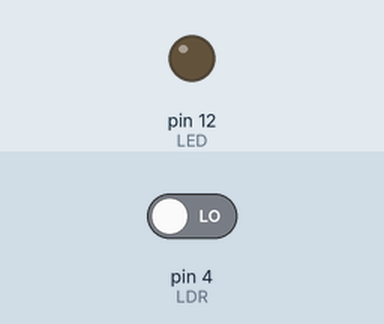
Simulated run of this sketch. Board: Arduino Uno, built with avr-gcc and run on an emulated ATmega328P. Shown: output pins drawn as LEDs (lit = HIGH). Inputs (shaded band) come from the test bench; at power-on: pin 4 (LDR) LOW.

Above: at 1.2 s.
1.3 s: pin 4 (LDR) driven HIGH
At 1.7 s:
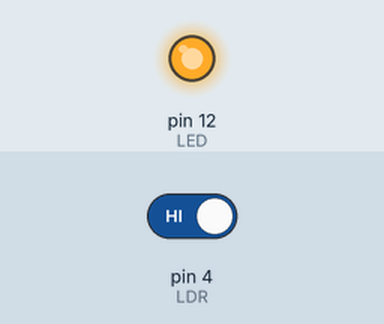
Timing chart, 0 to 4.3 s (numbered marks = the images above; inputs shaded):
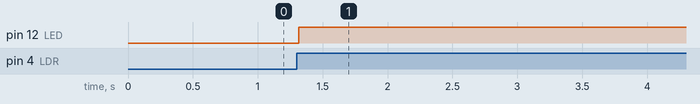

The sketch:

arduino.ino
```cpp
#include <SoftwareSerial.h>

SoftwareSerial serial(6, 7);

const int LED = 12;
const int LDR = 4;

int last_state;

void setup() {
  serial.begin(9600);
  pinMode(LED , OUTPUT);
  pinMode(4, INPUT);
  last_state = 0;
}

void loop() {
  serial.println(digitalRead(LDR));

  if (digitalRead(LDR) == 1 && last_state == 0) {
    serial.println("!!!!!!!!!");
    if (digitalRead(LED) == HIGH)
      digitalWrite(LED, LOW);
    else
      digitalWrite(LED, HIGH);
  }
  last_state = digitalRead(LDR);
}
```

Measured:
- after the input at 1.3 s, pin 12 (LED): LOW → HIGH at once
